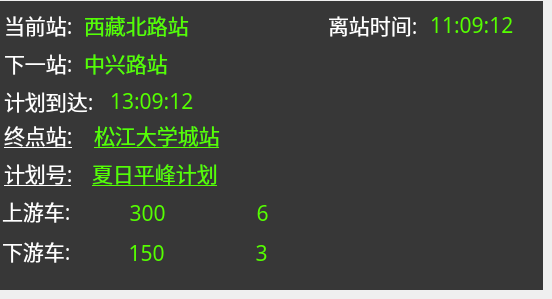
     <widget class="QWidget" name="tab">
      <attribute name="title">
       <string>任务信息</string>
      </attribute>
      <widget class="QFrame" name="frame">
       <property name="geometry">
        <rect>
         <x>0</x>
         <y>1</y>
         <width>543</width>
         <height>289</height>
        </rect>
       </property>
       <property name="palette">
        <palette>
         <active>
          <colorrole role="Button">
           <brush brushstyle="SolidPattern">
            <color alpha="255">
             <red>55</red>
             <green>55</green>
             <blue>55</blue>
            </color>
           </brush>
          </colorrole>
          <colorrole role="Light">
           <brush brushstyle="SolidPattern">
            <color alpha="255">
             <red>55</red>
             <green>55</green>
             <blue>55</blue>
            </color>
           </brush>
          </colorrole>
          <colorrole role="BrightText">
           <brush brushstyle="SolidPattern">
            <color alpha="255">
             <red>55</red>
             <green>55</green>
             <blue>55</blue>
            </color>
           </brush>
          </colorrole>
          <colorrole role="Base">
           <brush brushstyle="SolidPattern">
            <color alpha="255">
             <red>64</red>
             <green>64</green>
             <blue>64</blue>
            </color>
           </brush>
          </colorrole>
          <colorrole role="Window">
           <brush brushstyle="SolidPattern">
            <color alpha="255">
             <red>55</red>
             <green>55</green>
             <blue>55</blue>
            </color>
           </brush>
          </colorrole>
         </active>
         <inactive>
          <colorrole role="Button">
           <brush brushstyle="SolidPattern">
            <color alpha="255">
             <red>55</red>
             <green>55</green>
             <blue>55</blue>
            </color>
           </brush>
          </colorrole>
          <colorrole role="Light">
           <brush brushstyle="SolidPattern">
            <color alpha="255">
             <red>55</red>
             <green>55</green>
             <blue>55</blue>
            </color>
           </brush>
          </colorrole>
          <colorrole role="BrightText">
           <brush brushstyle="SolidPattern">
            <color alpha="255">
             <red>55</red>
             <green>55</green>
             <blue>55</blue>
            </color>
           </brush>
          </colorrole>
          <colorrole role="Base">
           <brush brushstyle="SolidPattern">
            <color alpha="255">
             <red>64</red>
             <green>64</green>
             <blue>64</blue>
            </color>
           </brush>
          </colorrole>
          <colorrole role="Window">
           <brush brushstyle="SolidPattern">
            <color alpha="255">
             <red>55</red>
             <green>55</green>
             <blue>55</blue>
            </color>
           </brush>
          </colorrole>
         </inactive>
         <disabled>
          <colorrole role="Button">
           <brush brushstyle="SolidPattern">
            <color alpha="255">
             <red>55</red>
             <green>55</green>
             <blue>55</blue>
            </color>
           </brush>
          </colorrole>
          <colorrole role="Light">
           <brush brushstyle="SolidPattern">
            <color alpha="255">
             <red>55</red>
             <green>55</green>
             <blue>55</blue>
            </color>
           </brush>
          </colorrole>
          <colorrole role="BrightText">
           <brush brushstyle="SolidPattern">
            <color alpha="255">
             <red>55</red>
             <green>55</green>
             <blue>55</blue>
            </color>
           </brush>
          </colorrole>
          <colorrole role="Base">
           <brush brushstyle="SolidPattern">
            <color alpha="255">
             <red>55</red>
             <green>55</green>
             <blue>55</blue>
            </color>
           </brush>
          </colorrole>
          <colorrole role="Window">
           <brush brushstyle="SolidPattern">
            <color alpha="255">
             <red>55</red>
             <green>55</green>
             <blue>55</blue>
            </color>
           </brush>
          </colorrole>
         </disabled>
        </palette>
       </property>
       <property name="font">
        <font>
         <pointsize>16</pointsize>
        </font>
       </property>
       <property name="autoFillBackground">
        <bool>true</bool>
       </property>
       <property name="frameShape">
        <enum>QFrame::NoFrame</enum>
       </property>
       <property name="frameShadow">
        <enum>QFrame::Raised</enum>
       </property>
       <widget class="QLabel" name="lbl_schid">
        <property name="geometry">
         <rect>
          <x>92</x>
          <y>156</y>
          <width>181</width>
          <height>32</height>
         </rect>
        </property>
        <property name="palette">
         <palette>
          <active>
           <colorrole role="WindowText">
            <brush brushstyle="SolidPattern">
             <color alpha="255">
              <red>85</red>
              <green>255</green>
              <blue>0</blue>
             </color>
            </brush>
           </colorrole>
          </active>
          <inactive>
           <colorrole role="WindowText">
            <brush brushstyle="SolidPattern">
             <color alpha="255">
              <red>85</red>
              <green>255</green>
              <blue>0</blue>
             </color>
            </brush>
           </colorrole>
          </inactive>
          <disabled>
           <colorrole role="WindowText">
            <brush brushstyle="SolidPattern">
             <color alpha="255">
              <red>25</red>
              <green>25</green>
              <blue>25</blue>
             </color>
            </brush>
           </colorrole>
          </disabled>
         </palette>
        </property>
        <property name="font">
         <font>
          <family>微软雅黑</family>
          <pointsize>16</pointsize>
          <underline>true</underline>
         </font>
        </property>
        <property name="text">
         <string>夏日平峰计划</string>
        </property>
       </widget>
       <widget class="QLabel" name="lbl_namearrtime_2">
        <property name="geometry">
         <rect>
          <x>4</x>
          <y>84</y>
          <width>99</width>
          <height>32</height>
         </rect>
        </property>
        <property name="palette">
         <palette>
          <active>
           <colorrole role="WindowText">
            <brush brushstyle="SolidPattern">
             <color alpha="255">
              <red>255</red>
              <green>255</green>
              <blue>255</blue>
             </color>
            </brush>
           </colorrole>
          </active>
          <inactive>
           <colorrole role="WindowText">
            <brush brushstyle="SolidPattern">
             <color alpha="255">
              <red>255</red>
              <green>255</green>
              <blue>255</blue>
             </color>
            </brush>
           </colorrole>
          </inactive>
          <disabled>
           <colorrole role="WindowText">
            <brush brushstyle="SolidPattern">
             <color alpha="255">
              <red>25</red>
              <green>25</green>
              <blue>25</blue>
             </color>
            </brush>
           </colorrole>
          </disabled>
         </palette>
        </property>
        <property name="font">
         <font>
          <family>Sans</family>
          <pointsize>16</pointsize>
         </font>
        </property>
        <property name="text">
         <string>计划到达:</string>
        </property>
       </widget>
       <widget class="QLabel" name="lbl_namecursta">
        <property name="geometry">
         <rect>
          <x>4</x>
          <y>8</y>
          <width>71</width>
          <height>32</height>
         </rect>
        </property>
        <property name="palette">
         <palette>
          <active>
           <colorrole role="WindowText">
            <brush brushstyle="SolidPattern">
             <color alpha="255">
              <red>255</red>
              <green>255</green>
              <blue>255</blue>
             </color>
            </brush>
           </colorrole>
          </active>
          <inactive>
           <colorrole role="WindowText">
            <brush brushstyle="SolidPattern">
             <color alpha="255">
              <red>255</red>
              <green>255</green>
              <blue>255</blue>
             </color>
            </brush>
           </colorrole>
          </inactive>
          <disabled>
           <colorrole role="WindowText">
            <brush brushstyle="SolidPattern">
             <color alpha="255">
              <red>25</red>
              <green>25</green>
              <blue>25</blue>
             </color>
            </brush>
           </colorrole>
          </disabled>
         </palette>
        </property>
        <property name="font">
         <font>
          <family>微软雅黑</family>
          <pointsize>16</pointsize>
          <underline>false</underline>
         </font>
        </property>
        <property name="text">
         <string>当前站:</string>
        </property>
       </widget>
       <widget class="QLabel" name="lbl_arrtime_2">
        <property name="geometry">
         <rect>
          <x>110</x>
          <y>84</y>
          <width>119</width>
          <height>32</height>
         </rect>
        </property>
        <property name="palette">
         <palette>
          <active>
           <colorrole role="WindowText">
            <brush brushstyle="SolidPattern">
             <color alpha="255">
              <red>85</red>
              <green>255</green>
              <blue>0</blue>
             </color>
            </brush>
           </colorrole>
          </active>
          <inactive>
           <colorrole role="WindowText">
            <brush brushstyle="SolidPattern">
             <color alpha="255">
              <red>85</red>
              <green>255</green>
              <blue>0</blue>
             </color>
            </brush>
           </colorrole>
          </inactive>
          <disabled>
           <colorrole role="WindowText">
            <brush brushstyle="SolidPattern">
             <color alpha="255">
              <red>25</red>
              <green>25</green>
              <blue>25</blue>
             </color>
            </brush>
           </colorrole>
          </disabled>
         </palette>
        </property>
        <property name="font">
         <font>
          <family>Sans</family>
          <pointsize>16</pointsize>
         </font>
        </property>
        <property name="text">
         <string>13:09:12</string>
        </property>
       </widget>
       <widget class="QLabel" name="lbl_deptime">
        <property name="geometry">
         <rect>
          <x>430</x>
          <y>8</y>
          <width>99</width>
          <height>32</height>
         </rect>
        </property>
        <property name="palette">
         <palette>
          <active>
           <colorrole role="WindowText">
            <brush brushstyle="SolidPattern">
             <color alpha="255">
              <red>85</red>
              <green>255</green>
              <blue>0</blue>
             </color>
            </brush>
           </colorrole>
          </active>
          <inactive>
           <colorrole role="WindowText">
            <brush brushstyle="SolidPattern">
             <color alpha="255">
              <red>85</red>
              <green>255</green>
              <blue>0</blue>
             </color>
            </brush>
           </colorrole>
          </inactive>
          <disabled>
           <colorrole role="WindowText">
            <brush brushstyle="SolidPattern">
             <color alpha="255">
              <red>25</red>
              <green>25</green>
              <blue>25</blue>
             </color>
            </brush>
           </colorrole>
          </disabled>
         </palette>
        </property>
        <property name="font">
         <font>
          <family>微软雅黑</family>
          <pointsize>16</pointsize>
         </font>
        </property>
        <property name="text">
         <string>11:09:12</string>
        </property>
       </widget>
       <widget class="QLabel" name="lbl_namenextstaid_2">
        <property name="geometry">
         <rect>
          <x>4</x>
          <y>46</y>
          <width>73</width>
          <height>32</height>
         </rect>
        </property>
        <property name="palette">
         <palette>
          <active>
           <colorrole role="WindowText">
            <brush brushstyle="SolidPattern">
             <color alpha="255">
              <red>255</red>
              <green>255</green>
              <blue>255</blue>
             </color>
            </brush>
           </colorrole>
          </active>
          <inactive>
           <colorrole role="WindowText">
            <brush brushstyle="SolidPattern">
             <color alpha="255">
              <red>255</red>
              <green>255</green>
              <blue>255</blue>
             </color>
            </brush>
           </colorrole>
          </inactive>
          <disabled>
           <colorrole role="WindowText">
            <brush brushstyle="SolidPattern">
             <color alpha="255">
              <red>25</red>
              <green>25</green>
              <blue>25</blue>
             </color>
            </brush>
           </colorrole>
          </disabled>
         </palette>
        </property>
        <property name="font">
         <font>
          <family>Sans</family>
          <pointsize>16</pointsize>
         </font>
        </property>
        <property name="text">
         <string>下一站:</string>
        </property>
       </widget>
       <widget class="QLabel" name="lbl_namedeptime">
        <property name="geometry">
         <rect>
          <x>328</x>
          <y>8</y>
          <width>95</width>
          <height>32</height>
         </rect>
        </property>
        <property name="palette">
         <palette>
          <active>
           <colorrole role="WindowText">
            <brush brushstyle="SolidPattern">
             <color alpha="255">
              <red>255</red>
              <green>255</green>
              <blue>255</blue>
             </color>
            </brush>
           </colorrole>
          </active>
          <inactive>
           <colorrole role="WindowText">
            <brush brushstyle="SolidPattern">
             <color alpha="255">
              <red>255</red>
              <green>255</green>
              <blue>255</blue>
             </color>
            </brush>
           </colorrole>
          </inactive>
          <disabled>
           <colorrole role="WindowText">
            <brush brushstyle="SolidPattern">
             <color alpha="255">
              <red>25</red>
              <green>25</green>
              <blue>25</blue>
             </color>
            </brush>
           </colorrole>
          </disabled>
         </palette>
        </property>
        <property name="font">
         <font>
          <family>微软雅黑</family>
          <pointsize>16</pointsize>
         </font>
        </property>
        <property name="text">
         <string>离站时间:</string>
        </property>
       </widget>
       <widget class="QLabel" name="lbl_curstaid">
        <property name="geometry">
         <rect>
          <x>84</x>
          <y>8</y>
          <width>207</width>
          <height>32</height>
         </rect>
        </property>
        <property name="palette">
         <palette>
          <active>
           <colorrole role="WindowText">
            <brush brushstyle="SolidPattern">
             <color alpha="255">
              <red>85</red>
              <green>255</green>
              <blue>0</blue>
             </color>
            </brush>
           </colorrole>
          </active>
          <inactive>
           <colorrole role="WindowText">
            <brush brushstyle="SolidPattern">
             <color alpha="255">
              <red>85</red>
              <green>255</green>
              <blue>0</blue>
             </color>
            </brush>
           </colorrole>
          </inactive>
          <disabled>
           <colorrole role="WindowText">
            <brush brushstyle="SolidPattern">
             <color alpha="255">
              <red>25</red>
              <green>25</green>
              <blue>25</blue>
             </color>
            </brush>
           </colorrole>
          </disabled>
         </palette>
        </property>
        <property name="font">
         <font>
          <family>微软雅黑</family>
          <pointsize>16</pointsize>
         </font>
        </property>
        <property name="text">
         <string>西藏北路站</string>
        </property>
       </widget>
       <widget class="QLabel" name="lbl_nextstaid_2">
        <property name="geometry">
         <rect>
          <x>84</x>
          <y>46</y>
          <width>209</width>
          <height>32</height>
         </rect>
        </property>
        <property name="palette">
         <palette>
          <active>
           <colorrole role="WindowText">
            <brush brushstyle="SolidPattern">
             <color alpha="255">
              <red>85</red>
              <green>255</green>
              <blue>0</blue>
             </color>
            </brush>
           </colorrole>
          </active>
          <inactive>
           <colorrole role="WindowText">
            <brush brushstyle="SolidPattern">
             <color alpha="255">
              <red>85</red>
              <green>255</green>
              <blue>0</blue>
             </color>
            </brush>
           </colorrole>
          </inactive>
          <disabled>
           <colorrole role="WindowText">
            <brush brushstyle="SolidPattern">
             <color alpha="255">
              <red>25</red>
              <green>25</green>
              <blue>25</blue>
             </color>
            </brush>
           </colorrole>
          </disabled>
         </palette>
        </property>
        <property name="font">
         <font>
          <family>Sans</family>
          <pointsize>16</pointsize>
          <underline>false</underline>
         </font>
        </property>
        <property name="text">
         <string>中兴路站</string>
        </property>
       </widget>
       <widget class="QLabel" name="lbl_desid">
        <property name="geometry">
         <rect>
          <x>94</x>
          <y>118</y>
          <width>221</width>
          <height>32</height>
         </rect>
        </property>
        <property name="palette">
         <palette>
          <active>
           <colorrole role="WindowText">
            <brush brushstyle="SolidPattern">
             <color alpha="255">
              <red>85</red>
              <green>255</green>
              <blue>0</blue>
             </color>
            </brush>
           </colorrole>
          </active>
          <inactive>
           <colorrole role="WindowText">
            <brush brushstyle="SolidPattern">
             <color alpha="255">
              <red>85</red>
              <green>255</green>
              <blue>0</blue>
             </color>
            </brush>
           </colorrole>
          </inactive>
          <disabled>
           <colorrole role="WindowText">
            <brush brushstyle="SolidPattern">
             <color alpha="255">
              <red>25</red>
              <green>25</green>
              <blue>25</blue>
             </color>
            </brush>
           </colorrole>
          </disabled>
         </palette>
        </property>
        <property name="font">
         <font>
          <family>微软雅黑</family>
          <pointsize>16</pointsize>
          <underline>true</underline>
         </font>
        </property>
        <property name="text">
         <string>松江大学城站</string>
        </property>
       </widget>
       <widget class="QLabel" name="lbl_namedes">
        <property name="geometry">
         <rect>
          <x>4</x>
          <y>118</y>
          <width>71</width>
          <height>32</height>
         </rect>
        </property>
        <property name="palette">
         <palette>
          <active>
           <colorrole role="WindowText">
            <brush brushstyle="SolidPattern">
             <color alpha="255">
              <red>255</red>
              <green>255</green>
              <blue>255</blue>
             </color>
            </brush>
           </colorrole>
          </active>
          <inactive>
           <colorrole role="WindowText">
            <brush brushstyle="SolidPattern">
             <color alpha="255">
              <red>255</red>
              <green>255</green>
              <blue>255</blue>
             </color>
            </brush>
           </colorrole>
          </inactive>
          <disabled>
           <colorrole role="WindowText">
            <brush brushstyle="SolidPattern">
             <color alpha="255">
              <red>25</red>
              <green>25</green>
              <blue>25</blue>
             </color>
            </brush>
           </colorrole>
          </disabled>
         </palette>
        </property>
        <property name="font">
         <font>
          <family>微软雅黑</family>
          <pointsize>16</pointsize>
          <underline>true</underline>
         </font>
        </property>
        <property name="text">
         <string>终点站:</string>
        </property>
       </widget>
       <widget class="QLabel" name="lbl_namesch">
        <property name="geometry">
         <rect>
          <x>4</x>
          <y>156</y>
          <width>67</width>
          <height>32</height>
         </rect>
        </property>
        <property name="palette">
         <palette>
          <active>
           <colorrole role="WindowText">
            <brush brushstyle="SolidPattern">
             <color alpha="255">
              <red>255</red>
              <green>255</green>
              <blue>255</blue>
             </color>
            </brush>
           </colorrole>
          </active>
          <inactive>
           <colorrole role="WindowText">
            <brush brushstyle="SolidPattern">
             <color alpha="255">
              <red>255</red>
              <green>255</green>
              <blue>255</blue>
             </color>
            </brush>
           </colorrole>
          </inactive>
          <disabled>
           <colorrole role="WindowText">
            <brush brushstyle="SolidPattern">
             <color alpha="255">
              <red>25</red>
              <green>25</green>
              <blue>25</blue>
             </color>
            </brush>
           </colorrole>
          </disabled>
         </palette>
        </property>
        <property name="font">
         <font>
          <family>微软雅黑</family>
          <pointsize>16</pointsize>
          <underline>true</underline>
         </font>
        </property>
        <property name="text">
         <string>计划号:</string>
        </property>
       </widget>
       <widget class="QLabel" name="lbl_downstreamdis">
        <property name="geometry">
         <rect>
          <x>82</x>
          <y>236</y>
          <width>129</width>
          <height>32</height>
         </rect>
        </property>
        <property name="palette">
         <palette>
          <active>
           <colorrole role="WindowText">
            <brush brushstyle="SolidPattern">
             <color alpha="255">
              <red>85</red>
              <green>255</green>
              <blue>0</blue>
             </color>
            </brush>
           </colorrole>
          </active>
          <inactive>
           <colorrole role="WindowText">
            <brush brushstyle="SolidPattern">
             <color alpha="255">
              <red>85</red>
              <green>255</green>
              <blue>0</blue>
             </color>
            </brush>
           </colorrole>
          </inactive>
          <disabled>
           <colorrole role="WindowText">
            <brush brushstyle="SolidPattern">
             <color alpha="255">
              <red>25</red>
              <green>25</green>
              <blue>25</blue>
             </color>
            </brush>
           </colorrole>
          </disabled>
         </palette>
        </property>
        <property name="font">
         <font>
          <family>微软雅黑</family>
          <pointsize>16</pointsize>
         </font>
        </property>
        <property name="text">
         <string>150</string>
        </property>
        <property name="alignment">
         <set>Qt::AlignCenter</set>
        </property>
       </widget>
       <widget class="QLabel" name="lbl_upstreamtime">
        <property name="geometry">
         <rect>
          <x>206</x>
          <y>196</y>
          <width>113</width>
          <height>32</height>
         </rect>
        </property>
        <property name="palette">
         <palette>
          <active>
           <colorrole role="WindowText">
            <brush brushstyle="SolidPattern">
             <color alpha="255">
              <red>85</red>
              <green>255</green>
              <blue>0</blue>
             </color>
            </brush>
           </colorrole>
          </active>
          <inactive>
           <colorrole role="WindowText">
            <brush brushstyle="SolidPattern">
             <color alpha="255">
              <red>85</red>
              <green>255</green>
              <blue>0</blue>
             </color>
            </brush>
           </colorrole>
          </inactive>
          <disabled>
           <colorrole role="WindowText">
            <brush brushstyle="SolidPattern">
             <color alpha="255">
              <red>25</red>
              <green>25</green>
              <blue>25</blue>
             </color>
            </brush>
           </colorrole>
          </disabled>
         </palette>
        </property>
        <property name="font">
         <font>
          <family>微软雅黑</family>
          <pointsize>16</pointsize>
         </font>
        </property>
        <property name="text">
         <string>6</string>
        </property>
        <property name="alignment">
         <set>Qt::AlignCenter</set>
        </property>
       </widget>
       <widget class="QLabel" name="lbl_downstreamtime">
        <property name="geometry">
         <rect>
          <x>204</x>
          <y>236</y>
          <width>115</width>
          <height>32</height>
         </rect>
        </property>
        <property name="palette">
         <palette>
          <active>
           <colorrole role="WindowText">
            <brush brushstyle="SolidPattern">
             <color alpha="255">
              <red>85</red>
              <green>255</green>
              <blue>0</blue>
             </color>
            </brush>
           </colorrole>
          </active>
          <inactive>
           <colorrole role="WindowText">
            <brush brushstyle="SolidPattern">
             <color alpha="255">
              <red>85</red>
              <green>255</green>
              <blue>0</blue>
             </color>
            </brush>
           </colorrole>
          </inactive>
          <disabled>
           <colorrole role="WindowText">
            <brush brushstyle="SolidPattern">
             <color alpha="255">
              <red>25</red>
              <green>25</green>
              <blue>25</blue>
             </color>
            </brush>
           </colorrole>
          </disabled>
         </palette>
        </property>
        <property name="font">
         <font>
          <family>微软雅黑</family>
          <pointsize>16</pointsize>
         </font>
        </property>
        <property name="text">
         <string>3</string>
        </property>
        <property name="alignment">
         <set>Qt::AlignCenter</set>
        </property>
       </widget>
       <widget class="QLabel" name="lbl_namedownstream">
        <property name="geometry">
         <rect>
          <x>2</x>
          <y>234</y>
          <width>75</width>
          <height>32</height>
         </rect>
        </property>
        <property name="palette">
         <palette>
          <active>
           <colorrole role="WindowText">
            <brush brushstyle="SolidPattern">
             <color alpha="255">
              <red>255</red>
              <green>255</green>
              <blue>255</blue>
             </color>
            </brush>
           </colorrole>
          </active>
          <inactive>
           <colorrole role="WindowText">
            <brush brushstyle="SolidPattern">
             <color alpha="255">
              <red>255</red>
              <green>255</green>
              <blue>255</blue>
             </color>
            </brush>
           </colorrole>
          </inactive>
          <disabled>
           <colorrole role="WindowText">
            <brush brushstyle="SolidPattern">
             <color alpha="255">
              <red>25</red>
              <green>25</green>
              <blue>25</blue>
             </color>
            </brush>
           </colorrole>
          </disabled>
         </palette>
        </property>
        <property name="font">
         <font>
          <family>微软雅黑</family>
          <pointsize>16</pointsize>
         </font>
        </property>
        <property name="text">
         <string>下游车:</string>
        </property>
       </widget>
       <widget class="QLabel" name="lbl_nameupstream">
        <property name="geometry">
         <rect>
          <x>2</x>
          <y>194</y>
          <width>73</width>
          <height>32</height>
         </rect>
        </property>
        <property name="palette">
         <palette>
          <active>
           <colorrole role="WindowText">
            <brush brushstyle="SolidPattern">
             <color alpha="255">
              <red>255</red>
              <green>255</green>
              <blue>255</blue>
             </color>
            </brush>
           </colorrole>
          </active>
          <inactive>
           <colorrole role="WindowText">
            <brush brushstyle="SolidPattern">
             <color alpha="255">
              <red>255</red>
              <green>255</green>
              <blue>255</blue>
             </color>
            </brush>
           </colorrole>
          </inactive>
          <disabled>
           <colorrole role="WindowText">
            <brush brushstyle="SolidPattern">
             <color alpha="255">
              <red>25</red>
              <green>25</green>
              <blue>25</blue>
             </color>
            </brush>
           </colorrole>
          </disabled>
         </palette>
        </property>
        <property name="font">
         <font>
          <family>微软雅黑</family>
          <pointsize>16</pointsize>
         </font>
        </property>
        <property name="text">
         <string>上游车:</string>
        </property>
       </widget>
       <widget class="QLabel" name="lbl_upstreamdis">
        <property name="geometry">
         <rect>
          <x>84</x>
          <y>196</y>
          <width>127</width>
          <height>32</height>
         </rect>
        </property>
        <property name="palette">
         <palette>
          <active>
           <colorrole role="WindowText">
            <brush brushstyle="SolidPattern">
             <color alpha="255">
              <red>85</red>
              <green>255</green>
              <blue>0</blue>
             </color>
            </brush>
           </colorrole>
          </active>
          <inactive>
           <colorrole role="WindowText">
            <brush brushstyle="SolidPattern">
             <color alpha="255">
              <red>85</red>
              <green>255</green>
              <blue>0</blue>
             </color>
            </brush>
           </colorrole>
          </inactive>
          <disabled>
           <colorrole role="WindowText">
            <brush brushstyle="SolidPattern">
             <color alpha="255">
              <red>25</red>
              <green>25</green>
              <blue>25</blue>
             </color>
            </brush>
           </colorrole>
          </disabled>
         </palette>
        </property>
        <property name="font">
         <font>
          <family>微软雅黑</family>
          <pointsize>16</pointsize>
         </font>
        </property>
        <property name="text">
         <string>300</string>
        </property>
        <property name="alignment">
         <set>Qt::AlignCenter</set>
        </property>
       </widget>
       <zorder>lbl_schid</zorder>
       <zorder>lbl_namearrtime_2</zorder>
       <zorder>lbl_namecursta</zorder>
       <zorder>lbl_arrtime_2</zorder>
       <zorder>lbl_deptime</zorder>
       <zorder>lbl_namenextstaid_2</zorder>
       <zorder>lbl_namedeptime</zorder>
       <zorder>lbl_curstaid</zorder>
       <zorder>lbl_nextstaid_2</zorder>
       <zorder>lbl_desid</zorder>
       <zorder>lbl_namedes</zorder>
       <zorder>lbl_namesch</zorder>
       <zorder>lbl_downstreamdis</zorder>
       <zorder>lbl_upstreamtime</zorder>
       <zorder>lbl_downstreamtime</zorder>
       <zorder>lbl_namedownstream</zorder>
       <zorder>lbl_nameupstream</zorder>
       <zorder>lbl_upstreamdis</zorder>
       <zorder>widget_DMS</zorder>
       <zorder>listSMS</zorder>
      </widget>
     </widget>
